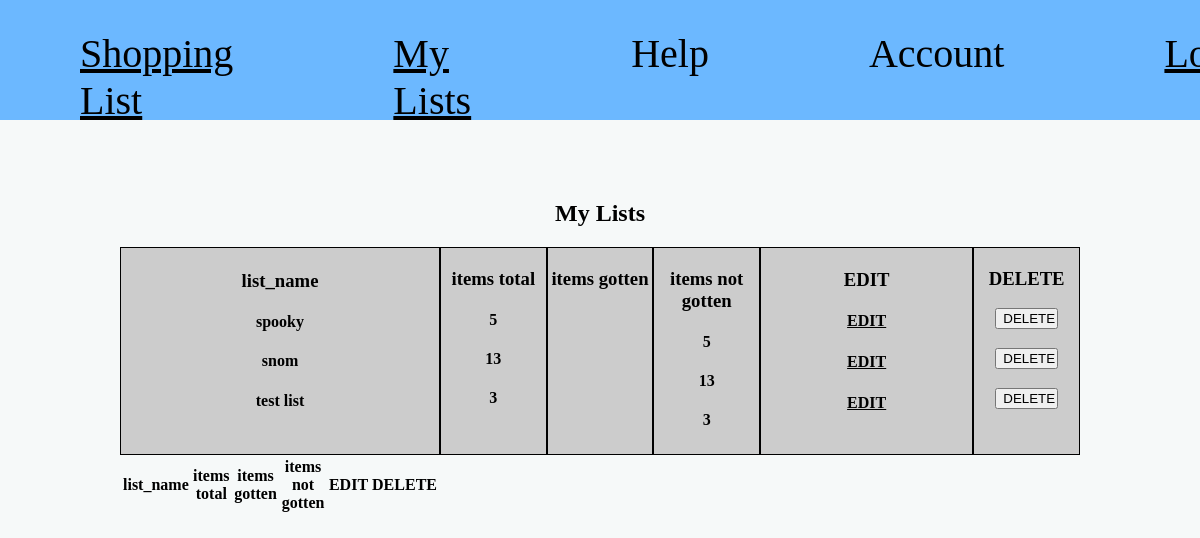
The page /my_lists on the database its author committed.
### tables this page shows
CREATE TABLE "lists" (list_id INTEGER NOT NULL PRIMARY KEY, list_name TEXT, "items" INTEGER, user_id INTEGER REFERENCES user (user_id));

### shopping_list.py (the view)
@app.route("/my_lists", methods=["GET", "POST"])
def my_lists():
    sql = "SELECT * FROM lists;"
    results = query_db(sql)
    return render_template("my_lists.html", list=results)

### shopping_list.py (called while the page is built)
def get_db():
    db = getattr(g, '_database', None)
    if db is None:
        db = g._database = sqlite3.connect(DATABASE)
        db.row_factory = sqlite3.Row
    return db

@app.teardown_appcontext
def close_connection(exception):
    db = getattr(g, '_database', None)
    if db is not None:
        db.close()

def query_db(query, args=(), one=False):
    cur = get_db().execute(query, args)
    rv = cur.fetchall()
    cur.close()
    return (rv[0] if rv else None) if one else rv

### templates/my_lists.html (shortened to what this page needs)
{% extends "index.html" %}
{% block body %}
<h2>My Lists</h2>
<section class="list-table">
    <div class="list-column">
        <h3>list_name</h3>
        {% for name in list %}
        <h4>{{ name.list_name }}</h4>
        {% endfor %}
    </div>
    <div class="list-column">
        <h3>items total</h3>
        {% for total in list %}
        <h4>{{ total.items }}</h4>
        {% endfor %}
    </div>
    <div class="list-column">
        <h3>items gotten</h3>
    </div>
    <div class="list-column">
        <h3>items not gotten</h3>
        {% for item in list %}
        <h4>{{ item[2] }}</h4>
        {% endfor %}
    </div>
    <div class="list-column">
        <h3>EDIT</h3>
        {% for items in list %}
        <h3><a href="{{ url_for('list_route', list_id=items.list_id)}}" style="font-size: medium;">EDIT</a></h3>
        {% endfor %}
    </div>
    <div class="list-column">
        <h3>DELETE</h3>
        {% for items in list %}
        <form>
            <input type="button" value="DELETE" style="margin-bottom: 18.72px; width: 60%;">
        </form>
        {% endfor %}
    </div>
</section>
<table class="list-table">
    <tr>
        <th>list_name</th>
        <th>items total</th>
        <th>items gotten</th>
        <th>items not gotten</th>
        <th>EDIT</th>
        <th>DELETE</th>
    </tr>
</table>
{% endblock  %}

### static/style.css (style rules this page uses)
a { padding: 30px 80px; color: black; font-size: 40px; }
body { background-color: #f6f9f9; width: 80%; margin: 180px auto; display: flex; flex-direction: column; justify-content: center; align-items: center; }
div { background-color: #cccccc; padding: 1% 0 3%; text-align: center; }
.list-table { display: grid; grid-template-columns: 3fr repeat(3, 1fr) 2fr 1fr; width: 100%; }
.list-column { border: solid 1px black; }

### rows shown on the page
lists: list_name "spooky", items "5"
lists: list_name "snom", items "13"
lists: list_name "test list", items "3"
